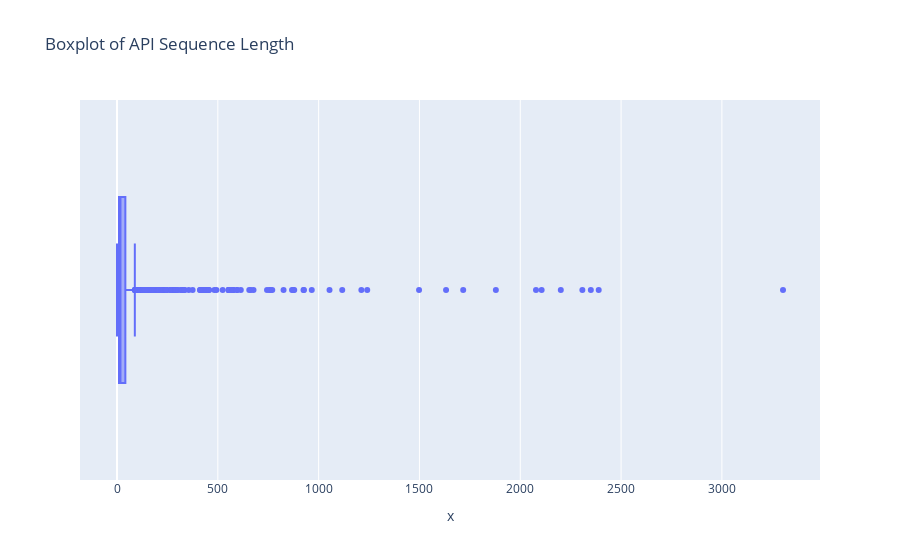

Write notebook code for a chart like this one.
### Code cell
fig = px.box(x=data["sequence_length(count)"].to_list(), title="Boxplot of API Sequence Length")
fig.show()

### Figure 1 — Plotly figure (JSON) as saved in the notebook; plotly's stock layout.template omitted (floating-point values rounded to 4 significant figures; data arrays with more than 128 entries replaced by an {"elided": "..."} marker saying what was removed)
{"data": [{"alignmentgroup": "True", "hovertemplate": "x=%{x}<extra></extra>", "legendgroup": "", "marker": {"color": "#636efa"}, "name": "", "notched": false, "offsetgroup": "", "orientation": "h", "showlegend": false, "type": "box", "x": {"elided": "1699 float values"}, "x0": " ", "xaxis": "x", "y0": " ", "yaxis": "y"}], "layout": {"boxmode": "group", "legend": {"tracegroupgap": 0}, "title": {"text": "Boxplot of API Sequence Length"}, "xaxis": {"anchor": "y", "domain": [0, 1], "title": {"text": "x"}}, "yaxis": {"anchor": "x", "domain": [0, 1]}}}
